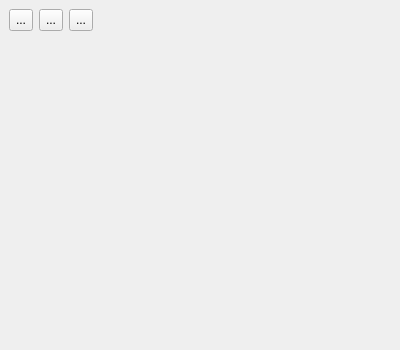
<?xml version="1.0" encoding="UTF-8"?>
<ui version="4.0">
 <class>DetailsDock</class>
 <widget class="QDockWidget" name="DetailsDock">
  <property name="geometry">
   <rect>
    <x>0</x>
    <y>0</y>
    <width>400</width>
    <height>350</height>
   </rect>
  </property>
  <property name="minimumSize">
   <size>
    <width>114</width>
    <height>300</height>
   </size>
  </property>
  <property name="allowedAreas">
   <set>Qt::AllDockWidgetAreas</set>
  </property>
  <property name="windowTitle">
   <string>Feature Details</string>
  </property>
  <widget class="QWidget" name="dockWidgetContents">
   <layout class="QVBoxLayout" name="verticalLayout">
    <item>
     <layout class="QHBoxLayout" name="horizontalLayout">
      <item>
       <widget class="QToolButton" name="edit_btn">
        <property name="minimumSize">
         <size>
          <width>23</width>
          <height>22</height>
         </size>
        </property>
        <property name="toolTip">
         <string>Edit attribute details</string>
        </property>
        <property name="text">
         <string>...</string>
        </property>
        <property name="icon">
         <iconset resource="../resources.qrc">
          <normaloff>:/plugins/stdm/images/icons/edit.png</normaloff>:/plugins/stdm/images/icons/edit.png</iconset>
        </property>
        <property name="iconSize">
         <size>
          <width>16</width>
          <height>16</height>
         </size>
        </property>
       </widget>
      </item>
      <item>
       <widget class="QToolButton" name="delete_btn">
        <property name="minimumSize">
         <size>
          <width>23</width>
          <height>22</height>
         </size>
        </property>
        <property name="toolTip">
         <string>Delete a record</string>
        </property>
        <property name="text">
         <string>...</string>
        </property>
        <property name="icon">
         <iconset resource="../resources.qrc">
          <normaloff>:/plugins/stdm/images/icons/remove.png</normaloff>:/plugins/stdm/images/icons/remove.png</iconset>
        </property>
        <property name="iconSize">
         <size>
          <width>16</width>
          <height>16</height>
         </size>
        </property>
       </widget>
      </item>
      <item>
       <widget class="QToolButton" name="view_document_btn">
        <property name="minimumSize">
         <size>
          <width>23</width>
          <height>22</height>
         </size>
        </property>
        <property name="maximumSize">
         <size>
          <width>16777215</width>
          <height>16777215</height>
         </size>
        </property>
        <property name="toolTip">
         <string>View record supporting documents</string>
        </property>
        <property name="text">
         <string>...</string>
        </property>
        <property name="icon">
         <iconset resource="../resources.qrc">
          <normaloff>:/plugins/stdm/images/icons/document.png</normaloff>:/plugins/stdm/images/icons/document.png</iconset>
        </property>
        <property name="iconSize">
         <size>
          <width>16</width>
          <height>16</height>
         </size>
        </property>
       </widget>
      </item>
      <item>
       <spacer name="horizontalSpacer">
        <property name="orientation">
         <enum>Qt::Horizontal</enum>
        </property>
        <property name="sizeHint" stdset="0">
         <size>
          <width>40</width>
          <height>20</height>
         </size>
        </property>
       </spacer>
      </item>
     </layout>
    </item>
    <item>
     <widget class="QScrollArea" name="tree_scrollArea">
      <property name="minimumSize">
       <size>
        <width>70</width>
        <height>70</height>
       </size>
      </property>
      <property name="frameShape">
       <enum>QFrame::NoFrame</enum>
      </property>
      <property name="frameShadow">
       <enum>QFrame::Plain</enum>
      </property>
      <property name="lineWidth">
       <number>0</number>
      </property>
      <property name="widgetResizable">
       <bool>true</bool>
      </property>
      <widget class="QWidget" name="scrollAreaWidgetContents">
       <property name="geometry">
        <rect>
         <x>0</x>
         <y>0</y>
         <width>378</width>
         <height>271</height>
        </rect>
       </property>
      </widget>
     </widget>
    </item>
   </layout>
  </widget>
 </widget>
 <resources>
  <include location="../resources.qrc"/>
 </resources>
 <connections/>
</ui>
